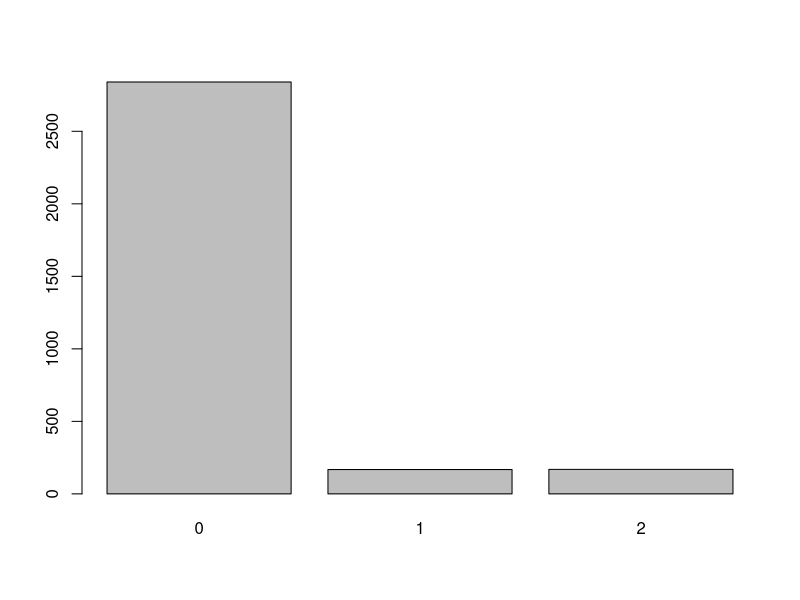
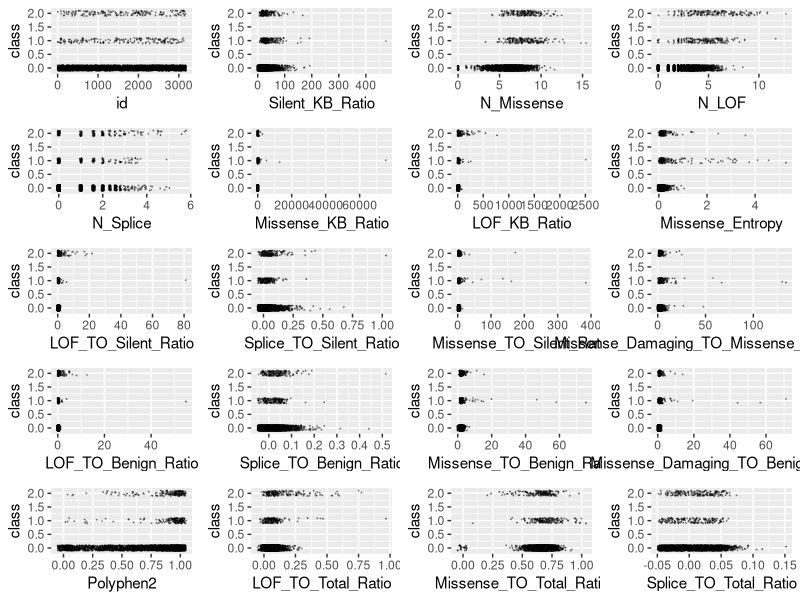
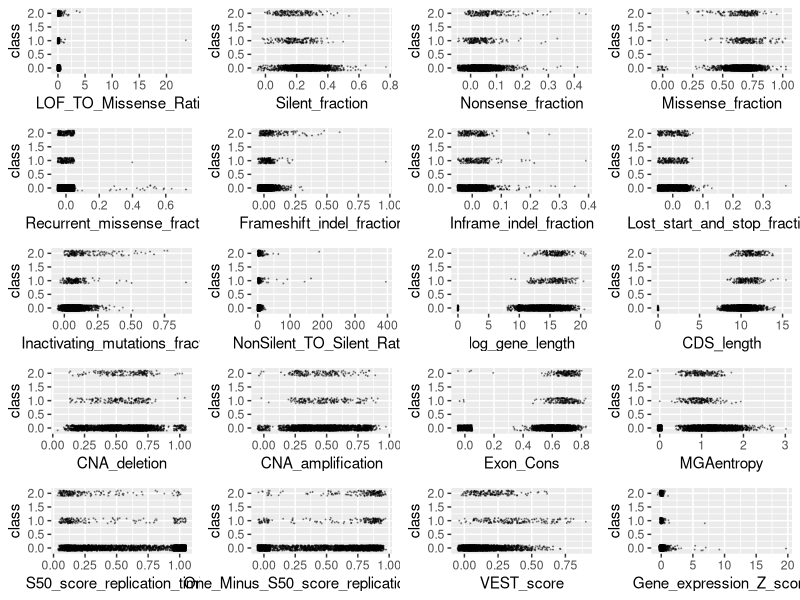
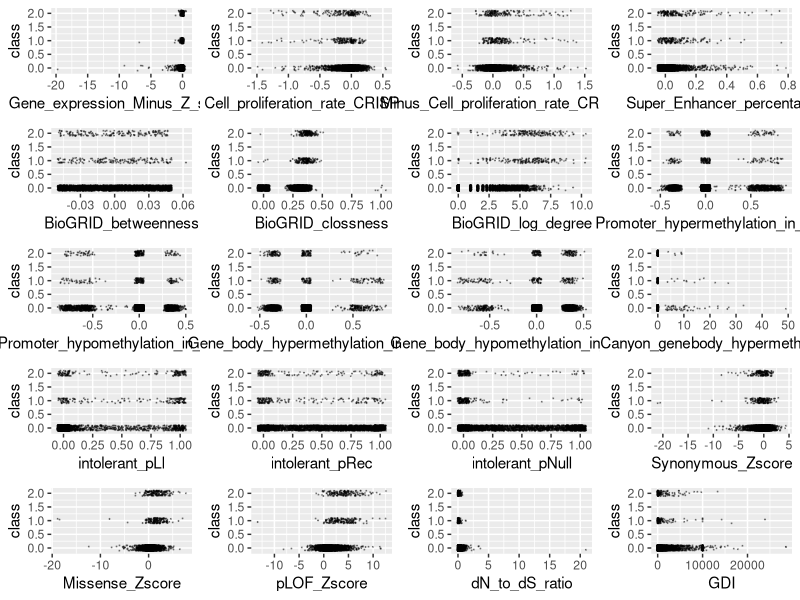
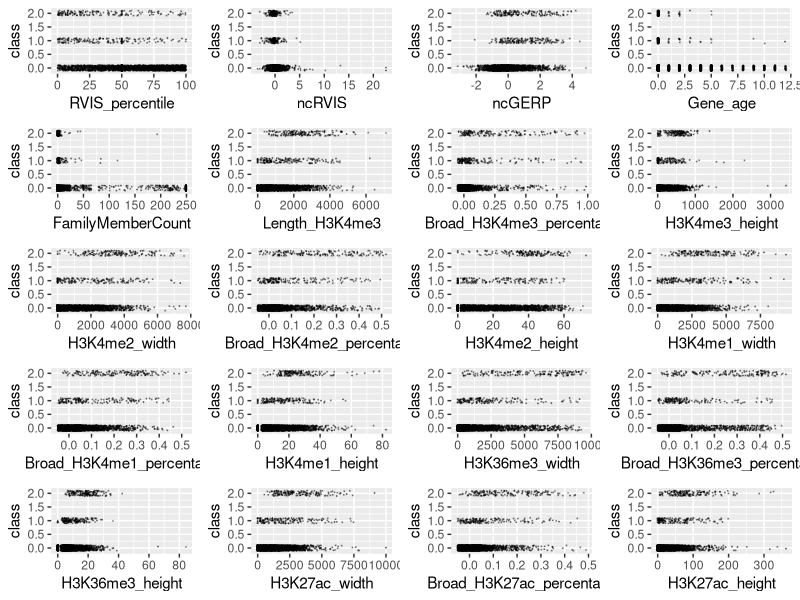
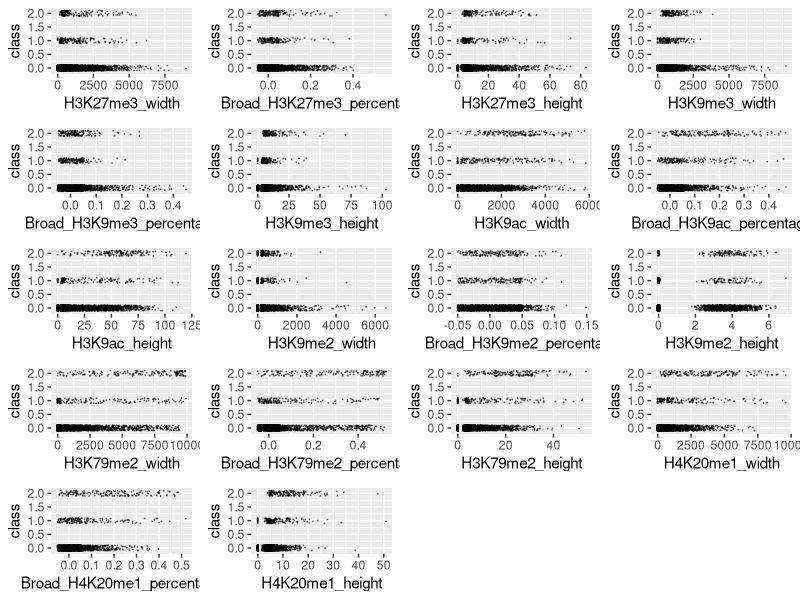

The R script that drew these images, in order:
## ---- chunk 1
knitr::opts_chunk$set(echo = TRUE, comment = NA)
## ---- chunk 2
# sample <- read.csv("sample.csv", stringsAsFactors = TRUE)
# sample
## ---- chunk 3
training <- read.csv("training.csv", stringsAsFactors = TRUE)
dim(training)
names(training)[c(1, 99)]
barplot(table(training$class))
table(training$class) / nrow(training)
any(is.na(training))

library(ggplot2)
scatter <- function(var) {
  ggplot(training, aes_string(var, "class")) +
    geom_jitter(width = 0.05, height = 0.1, size = 0.1,
                colour = rgb(0, 0, 0, alpha = 1 / 3))
}
scat_plot <- lapply(names(training)[-99], scatter)
library(gridExtra)
grid.arrange(grobs = scat_plot[1:20], ncol = 4)
grid.arrange(grobs = scat_plot[21:40], ncol = 4)
grid.arrange(grobs = scat_plot[41:60], ncol = 4)
grid.arrange(grobs = scat_plot[61:80], ncol = 4)
grid.arrange(grobs = scat_plot[81:98], ncol = 4)
